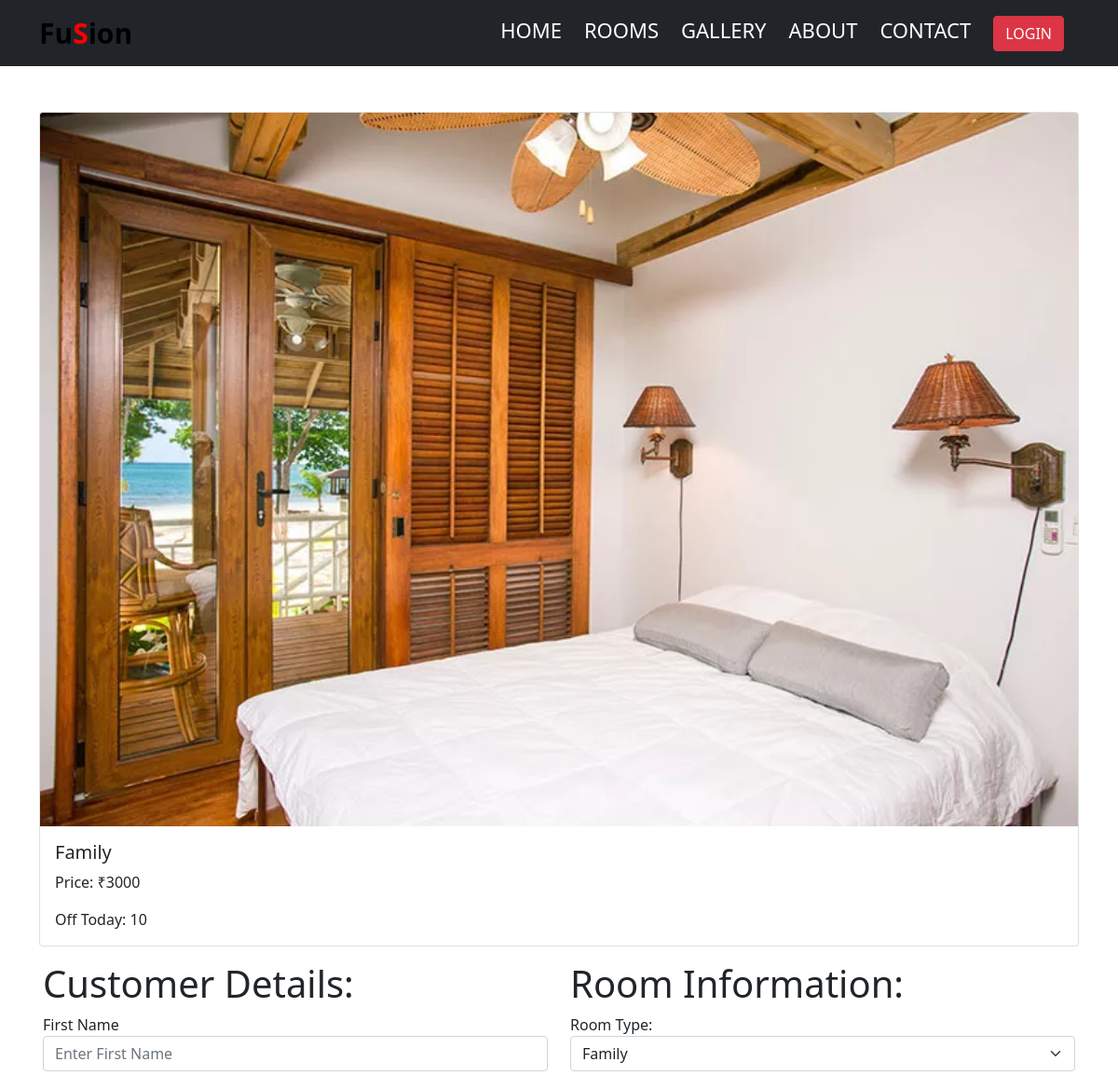
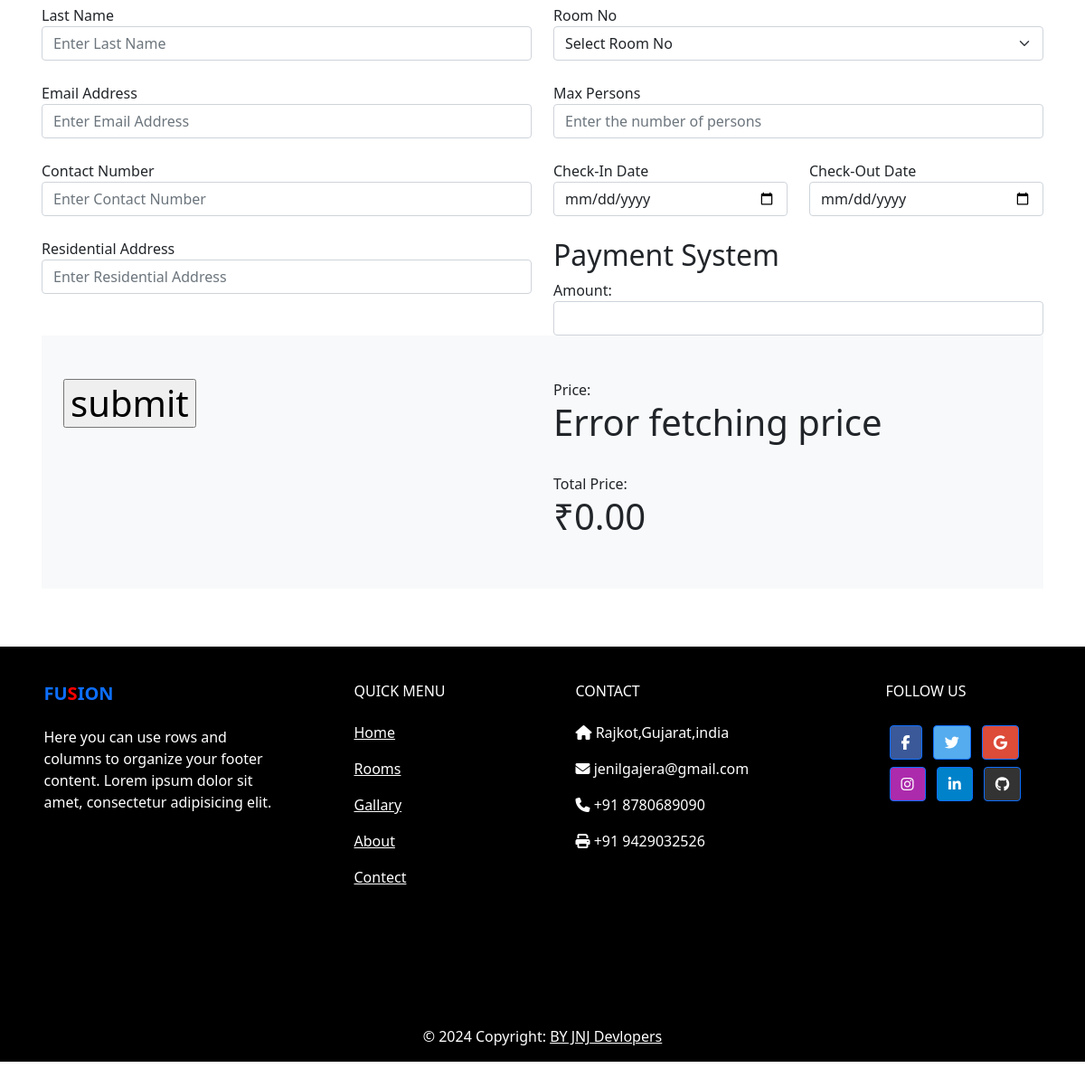
The app's page /online_booking.php?id=4 with its own data (2 pictures, top to bottom).
### tables this page shows
CREATE TABLE `room_type` (
  `room_type_id` int(10) NOT NULL,
  `room_type` varchar(100) NOT NULL,
  `price` int(10) NOT NULL,
  `max_person` int(10) NOT NULL,
  `offers` int(50) NOT NULL,
  `description` varchar(120) NOT NULL,
  `image` varchar(50) NOT NULL
);

### online_booking.php (the view, shortened to what this page needs)
<!DOCTYPE html>
<html lang="en">
<head>
    <link href="https://cdn.jsdelivr.net/npm/bootstrap@5.0.2/dist/css/bootstrap.min.css" rel="stylesheet">
    <link href="style.css" rel="stylesheet">
    <link rel="stylesheet" href="https://cdnjs.cloudflare.com/ajax/libs/font-awesome/6.5.1/css/all.min.css" />
</head>
<body>
    <?php include 'navbar.php' ?>
    <br>
    <br><br>
    <?php
    include_once('admin/include/conn.php');
    if (isset($_REQUEST['id'])) {
        $room_type_id = $_REQUEST['id'];
        $query = "SELECT room_type.*, room.room_no
          FROM room_type
          JOIN room ON room_type.room_type_id = room.room_type_id
          WHERE room_type.room_type_id = $room_type_id";
        $result = mysqli_query($conn, $query);
        if ($result && mysqli_num_rows($result) > 0) {
            $room = mysqli_fetch_assoc($result);
    ?>
            <div class="container mt-5">
                <div class="row">
                    <div class="col-xxl-12 col-xl-12 col-sm-12 col-md-12">
                        <div class="card">
                            <img class="card-img-top" src="img/<?php echo $room['image']; ?>" alt="<?php echo $room['room_type']; ?>">
                            <div class="card-body">
                                <h5 class="card-title"><?php echo $room['room_type']; ?></h5>
                                <p class="card-text">Price: ₹<?php echo $room['price']; ?></p>
                                <p class="card-text">Off Today: <?php echo $room['offers']; ?></p>
                            </div>
                        </div>
                    </div>
                    <div class="container-fluid p-3 my-container">
                        <form action="online_booking.php" method="post" enctype="multipart/form-data" id="booking">
                            <div class="row">
                                <div class="col-lg-6">
                                    <div class="panel panel-default">
                                        <div class="panel-heading">
                                            <h1>Customer Details:</h1>
                                        </div>
                                        <div class="panel-body">
                                            <div class="panel-body">
                                                <div class="form-group">
                                                    <label for="firstName">First Name</label>
                                                    <input type="text" class="form-control" id="firstName" name="f_name" placeholder="Enter First Name" required>
                                                </div>
                                                <br>
                                                <div class="form-group">
                                                    <label for="lastName">Last Name</label>
                                                    <input type="text" class="form-control" id="lastName" name="l_name" placeholder="Enter Last Name" required>
                                                </div>
                                                <br>
                                                <div class="form-group">
                                                    <label for="email">Email Address</label>
                                                    <input type="email" class="form-control" id="email" name="email" placeholder="Enter Email Address" required>
                                                </div>
                                                <br>
                                                <div class="form-group">
                                                    <label for="contactNumber">Contact Number</label>
                                                    <input type="tel" class="form-control" id="contactNumber" name="number" placeholder="Enter Contact Number" required>
                                                </div>
                                                <br>
                                                <div class="form-group">
                                                    <label for="address">Residential Address</label>
                                                    <input type="text" class="form-control" id="address" name="add" placeholder="Enter Residential Address" required>
                                                </div>
                                            </div>
                                        </div>
                                    </div>
                                </div>
                                <div class="col-lg-6">
                                    <div class="panel panel-default">
                                        <div class="panel-heading ">
                                            <h1>Room Information:</h1>
                                        </div>
                                        <div class="panel-body">
                                            <div class="form-group">
                                                <label for="roomType">Room Type:</label>
                                                <select class="form-select" name="roomType" id="roomType">
                                                    <option value="<?php echo $room['room_type_id']; ?>"><?php echo $room['room_type']; ?></option>
                                                </select>
                                            </div>
                                            <br>
                                            <div class="form-group">
                                                <label for="roomNo">Room No</label>
                                                <select class="form-select" id="roomNo" name="roomNo" required>
                                                    <option selected disabled>Select Room No</option>
                                                </select>
                                            </div>
                                            <br>
                                            <div class="form-group">
                                                <label for="max_person">Max Persons</label>
                                                <input type="number" class="form-control" id="max_person" name="max_person" placeholder="Enter the number of persons" required>
                                            </div>
                                            <br>
                                            <div class="row">
                                                <div class="col-6">
                                                    <div class="form-group">
                                                        <label for="checkInDate">Check-In Date</label>
                                                        <input type="date" class="form-control" id="checkInDate" name="checkInDate" placeholder="Enter Check-In Date" required>
                                                    </div>
                                                </div>
                                                <div class="col-6">
                                                    <div class="form-group">
                                                        <label for="checkOutDate">Check-Out Date</label>
                                                        <input type="date" class="form-control" id="checkOutDate" name="checkOutDate" placeholder="Enter Check-Out Date" required>
                                                    </div>
                                                </div>
                                            </div>
                                            <br>
                                            <h2>Payment System</h2>
                                            <div class="form-group">
                                                <label for="amount">Amount:</label>
                                                <input type="text" class="form-control" id="amount" name="amount">
                                            </div>
                                        </div>
                                    </div>
                                </div>
                            </div>
                            <div class="container btn-light text-dark py-5">
                                <div class="row">
                                    <div class="col-md-6">
                                        <h1><input type="submit" class="col-xxl-12" value="submit" href="#" name="submit"></h1>
                                    </div>
                                    <div class="col-md-6">
                                        <div class="form-group">
                                            <label for="price">Price:</label>
                                            <h1><span id="price" name="price">₹<?php echo $room['price']; ?></span></h1>
                                        </div>
                                        <br>
                                        <div class="form-group">
                                            <label for="totalPrice">Total Price:</label>
                                            <h1><span id="totalPrice" name="totalPrice">₹0.00</span></h1>
                                        </div>
                                    </div>
                                </div>
                            </div>
                        </form>
                    </div>
                </div>
            </div>
    <?php
        } else {
            echo "Room not found.";
        }
    } else {
        echo "Room type ID not provided.";
    }
    ?>
    <?php include 'footer.php'; ?>
</body>
</html>

### records on screen
room_type: image (picture), room_type "Family", price "3000", offers "10", roomType "Family"
